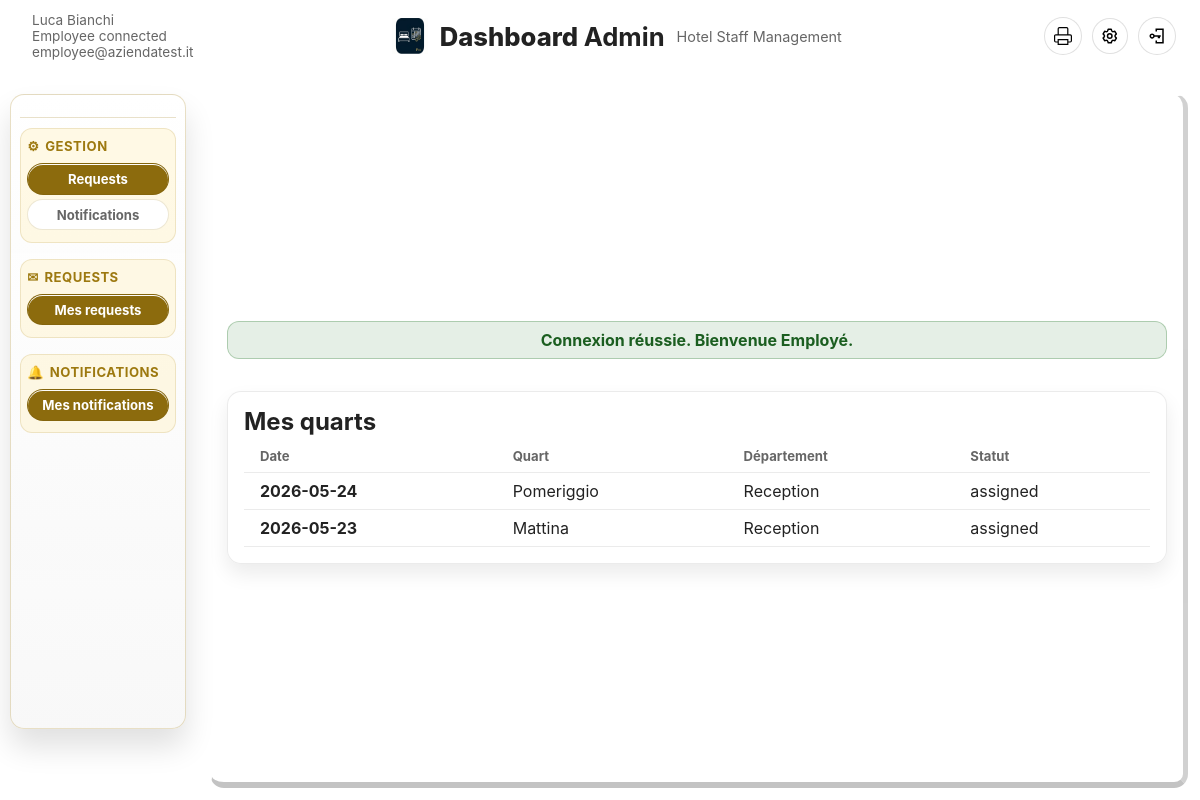
Screenshot of /?route=dashboard (signed in) with the database file from the repository.
### tables this page shows
CREATE TABLE users (
  id INT AUTO_INCREMENT PRIMARY KEY,
  department_id INT NULL,
  first_name VARCHAR(80) NOT NULL,
  last_name VARCHAR(80) NOT NULL,
  email VARCHAR(120) NOT NULL UNIQUE,
  phone VARCHAR(30),
  password VARCHAR(255) NOT NULL,
  role ENUM('super_admin', 'admin', 'department_manager', 'employee') NOT NULL DEFAULT 'employee',
  status ENUM('active', 'inactive') NOT NULL DEFAULT 'active',
  created_at TIMESTAMP DEFAULT CURRENT_TIMESTAMP,
  updated_at TIMESTAMP DEFAULT CURRENT_TIMESTAMP ON UPDATE CURRENT_TIMESTAMP,
  CONSTRAINT fk_users_department
    FOREIGN KEY (department_id) REFERENCES departments(id)
    ON DELETE SET NULL
);

CREATE TABLE user_shifts (
  id INT AUTO_INCREMENT PRIMARY KEY,
  shift_id INT NOT NULL,
  user_id INT NOT NULL,
  work_date DATE NOT NULL,
  status ENUM('assigned', 'completed', 'cancelled', 'in_progress') NOT NULL DEFAULT 'assigned',
  notes TEXT,
  created_at TIMESTAMP DEFAULT CURRENT_TIMESTAMP,
  updated_at TIMESTAMP DEFAULT CURRENT_TIMESTAMP ON UPDATE CURRENT_TIMESTAMP,
  CONSTRAINT fk_user_shifts_shift
    FOREIGN KEY (shift_id) REFERENCES shifts(id)
    ON DELETE CASCADE,
  CONSTRAINT fk_user_shifts_user
    FOREIGN KEY (user_id) REFERENCES users(id)
    ON DELETE CASCADE
);

CREATE TABLE shifts (
  id INT AUTO_INCREMENT PRIMARY KEY,
  department_id INT NOT NULL,
  name VARCHAR(120) NOT NULL,
  description TEXT,
  start_time TIME NOT NULL,
  end_time TIME NOT NULL,
  created_at TIMESTAMP DEFAULT CURRENT_TIMESTAMP,
  updated_at TIMESTAMP DEFAULT CURRENT_TIMESTAMP ON UPDATE CURRENT_TIMESTAMP,
  CONSTRAINT fk_shifts_department
    FOREIGN KEY (department_id) REFERENCES departments(id)
    ON DELETE CASCADE
);

CREATE TABLE departments (
  id INT AUTO_INCREMENT PRIMARY KEY,
  company_id INT NOT NULL,
  name VARCHAR(120) NOT NULL,
  description TEXT,
  created_at TIMESTAMP DEFAULT CURRENT_TIMESTAMP,
  updated_at TIMESTAMP DEFAULT CURRENT_TIMESTAMP ON UPDATE CURRENT_TIMESTAMP,
  CONSTRAINT fk_departments_company
    FOREIGN KEY (company_id) REFERENCES companies(id)
    ON DELETE CASCADE
);

### backend/helpers.php (called while the page is built, shortened)
<?php
function appBasePath(): string
{
    $scriptDir = str_replace('\\', '/', dirname($_SERVER['SCRIPT_NAME'] ?? '/'));
    if ($scriptDir === '.' || $scriptDir === '/' || $scriptDir === '') {
        return '';
    }
    return rtrim($scriptDir, '/');
}
function appUrl(string $route, array $params = []): string
{
    $query = array_merge(['route' => $route], $params);
    $basePath = appBasePath();
    return ($basePath === '' ? '' : $basePath) . '/?' . http_build_query($query);
}
function e(mixed $value): string
{
    return htmlspecialchars((string) $value, ENT_QUOTES, 'UTF-8');
}
function currentUser(): ?array
{
    return $_SESSION['auth_user'] ?? null;
}

### backend/models/UserModel.php (called while the page is built, shortened)
<?php
class UserModel
{
    public function profileWithRelations(int $id): ?array
    {
        $statement = $this->pdo->prepare(
            'SELECT u.id, u.first_name, u.last_name, u.email, u.role, u.department_id,
                    d.name AS department_name, d.company_id, c.name AS company_name
             FROM users u
             LEFT JOIN departments d ON d.id = u.department_id
             LEFT JOIN companies c ON c.id = d.company_id
             WHERE u.id = :id
             LIMIT 1'
        );
        $statement->execute(['id' => $id]);
        $profile = $statement->fetch();
        return $profile ?: null;
    }
    public function employeeShifts(int $userId): array
    {
        $statement = $this->pdo->prepare(
            'SELECT us.id, us.work_date, us.status, s.name AS shift_name, s.start_time, s.end_time, d.name AS department_name
             FROM user_shifts us
             INNER JOIN shifts s ON s.id = us.shift_id
             INNER JOIN departments d ON d.id = s.department_id
             WHERE us.user_id = :user_id
             ORDER BY us.work_date DESC, us.id DESC
             LIMIT 10'
        );
        $statement->execute(['user_id' => $userId]);
        return $statement->fetchAll();
    }
    public function employeeRequests(int $userId): array
    {
        $statement = $this->pdo->prepare(
            'SELECT id, type, title, status, created_at
             FROM requests
             WHERE user_id = :user_id
               AND type <> :notification_type
             ORDER BY created_at DESC, id DESC
             LIMIT 10'
        );
        $statement->execute([
            'user_id' => $userId,
            'notification_type' => 'notification',
        ]);
        return $statement->fetchAll();
    }
    public function userNotifications(int $userId): array
    {
        $statement = $this->pdo->prepare(
            'SELECT id, type, title, message, status, created_at
             FROM requests
             WHERE user_id = :user_id
               AND type = :notification_type
             ORDER BY created_at DESC, id DESC
             LIMIT 20'
        );
        $statement->execute([
            'user_id' => $userId,
            'notification_type' => 'notification',
        ]);
        return $statement->fetchAll();
    }
}

### backend/controllers/DashboardController.php (called while the page is built, shortened)
<?php
require_once __DIR__ . '/../models/UserModel.php';
$pdo = getPDO();
$userModel = new UserModel($pdo);
$currentUser = currentUser();
$role = $currentUser['role'] ?? 'employee';
$profile = $userModel->profileWithRelations((int) $currentUser['id']) ?? [];
$moduleRows = [
    'company_directory' => [],
    'company_departments' => [],
    'company_requests' => [],
    'company_users' => [],
    'team' => [],
    'notifications' => [],
    'shifts' => [],
    'requests' => [],
    'attendances' => [],
    'documents' => [],
];
if ($role === 'employee') {
    $moduleRows['shifts'] = $userModel->employeeShifts((int) $currentUser['id']);
}
$moduleRows['requests'] = $userModel->employeeRequests((int) $currentUser['id']);
$moduleRows['notifications'] = $userModel->userNotifications((int) $currentUser['id']);

### public/views/admin/dashboard.php (the view, shortened to what this page needs)
<?php
$currentUser = currentUser();
$role = $currentUser['role'] ?? 'employee';
$moduleRows = $moduleRows ?? [];
?>
<div class="admin-shell dashboard-shell">
        <div class="dashboard-main">
            <?php if ($role === 'super_admin'): ?>
                <div class="admin-grid">
                    <section class="admin-card admin-stat">
                        <span class="admin-stat-value"><?php echo e($stats['users'] ?? 0); ?></span>
                        <span class="admin-stat-label">Utilisateurs</span>
                    </section>
                    <section class="admin-card admin-stat">
                        <span class="admin-stat-value"><?php echo e($stats['companies'] ?? 0); ?></span>
                        <span class="admin-stat-label">Entreprises</span>
                    </section>
                    <section class="admin-card admin-stat">
                        <span class="admin-stat-value"><?php echo e($stats['departments'] ?? 0); ?></span>
                        <span class="admin-stat-label">Départements</span>
                    </section>
                </div>
            <?php else: ?>
                <section class="admin-card">
                    <h2>Mes quarts</h2>
                    <div class="table-wrap">
                        <table class="admin-table">
                            <thead>
                                <tr>
                                    <th>Date</th>
                                    <th>Quart</th>
                                    <th>Département</th>
                                    <th>Statut</th>
                                </tr>
                            </thead>
                            <tbody>
                                <?php foreach (($moduleRows['shifts'] ?? []) as $shift): ?>
                                    <tr>
                                        <td><?php echo e($shift['work_date']); ?></td>
                                        <td><?php echo e($shift['shift_name']); ?></td>
                                        <td><?php echo e($shift['department_name']); ?></td>
                                        <td><?php echo e($shift['status']); ?></td>
                                    </tr>
                                <?php endforeach; ?>
                            </tbody>
                        </table>
                    </div>
                </section>
            <?php endif; ?>
    </div>
</div>

### app/layout/header.php (shortened to what this page needs)
<?php
$currentUser = currentUser();
$basePath = $basePath ?? (function () {
    $scriptDir = str_replace('\\', '/', dirname($_SERVER['SCRIPT_NAME'] ?? '/'));
    return $scriptDir === '/' ? '' : rtrim($scriptDir, '/');
})();
?>
<header class="admin-header">
    <nav class="admin-navbar" aria-label="Navigation principale">
        <div class="admin-navbar-inner">
            <div class="admin-navbar-section admin-navbar-left">
                <?php if ($currentUser !== null): ?>
                <div class="hotel-meta">
                    <div class="hotel-submeta">
                        <span class="employee-name"><?php echo e(($currentUser['first_name'] ?? '') . ' ' . ($currentUser['last_name'] ?? '')); ?></span>
                        <span class="employee-role"><?php echo e(ucfirst($currentUser['role'] ?? 'employee')); ?> connected</span>
                        <span class="employee-email"><?php echo e($currentUser['email'] ?? 'employee@example.com'); ?></span>
                    </div>
                </div>
                <?php endif; ?>
            </div>
            <div class="admin-navbar-section admin-navbar-center">
                <div class="admin-brand-large">
                    <img src="<?php echo $basePath; ?>/assets/icons/IconaStaffeasePro.jpg" alt="StaffEase Pro" class="admin-brand-icon">
                    <div class="admin-brand-text">Dashboard <strong>Admin</strong></div>
                    <div class="admin-brand-sub">Hotel Staff Management</div>
                </div>
            </div>
            <div class="admin-navbar-section admin-navbar-right">
                <div class="icon-group" role="toolbar" aria-label="Actions rapides">
                    <?php if ($currentUser !== null): ?>
                        <a href="#" class="icon-btn" title="Imprimer">
                            <img src="<?php echo $basePath; ?>/assets/icons/print-outline.svg" alt="print" class="nav-icon">
                        </a>
                        <button type="button" class="icon-btn" title="Paramètres" data-modal-target="modal-settings">
                            <img src="<?php echo $basePath; ?>/assets/icons/setting.svg" alt="settings" class="nav-icon">
                        </button>
                        <a href="<?php echo appUrl('logout'); ?>" class="icon-btn" title="Déconnexion">
                            <img src="<?php echo $basePath; ?>/assets/icons/log-in.svg" alt="logout" class="nav-icon">
                        </a>
                    <?php else: ?>
                        <a href="<?php echo appUrl('login'); ?>" class="icon-btn" title="Connexion">
                            <img src="<?php echo $basePath; ?>/assets/icons/log-in.svg" alt="login" class="nav-icon">
                        </a>
                    <?php endif; ?>
                </div>
            </div>
        </div>
    </nav>
</header>

### assets/css/variables.css (style rules this page uses)
:root { --color-primary: #9D7910; --color-primary-light: #d2aa2d; --color-primary-dark: #8c6b0d; --color-secondary: #111; --color-text: #222; --color-text-light: #666; --color-text-lighter: #9d9d9d; --color-bg: #ffffff; --color-bg-light: rgba(255, 255, 255, 0.96); --color-bg-card: rgba(255, 255, 255, 0.98); --color-border: rgba(0, 0, 0, 0.16); --color-border-light: rgba(0, 0, 0, 0.08); --color-success-bg: rgba(46, 125, 50, 0.12); --color-success-border: rgba(46, 125, 50, 0.30); --color-success-text: #1b5e20; --color-error-bg: rgba(198, 40, 40, 0.10); --color-error-border: rgba(198, 40, 40, 0.28); --color-error-text: #8e1d1d; --color-badge-bg: rgba(157, 121, 16, 0.15); --color-badge-text: #7a5d0c; --font-primary: -apple-system, BlinkMacSystemFont, 'Segoe UI', Roboto, 'Helvetica Neue', Arial, sans-serif; --font-size-xs: 0.75rem; --font-size-sm: 0.82rem; --font-size-base: 1rem; --font-size-lg: 1.35rem; --font-size-xl: 1.6rem; --font-size-2xl: 2rem; --font-weight-light: 300; --font-weight-normal: 400; --font-weight-bold: 700; --font-weight-extra-bold: 800; --border-radius-sm: 8px; --border-radius-md: 12px; --border-radius-lg: 14px; --border-radius-xl: 16px; --border-radius-full: 999px; --box-shadow-sm: 0 4px 8px rgba(0, 0, 0, 0.08); --box-shadow-md: 0 10px 20px rgba(0, 0, 0, 0.08); --box-shadow-lg: 0 20px 34px rgba(0, 0, 0, 0.20); --box-shadow-xl: 0 30px 50px rgba(0, 0, 0, 0.35); --spacing-xs: 0.25rem; --spacing-sm: 0.5rem; --spacing-md: 1rem; --spacing-lg: 1.5rem; --spacing-xl: 2rem; }

### assets/css/base.css (style rules this page uses)
html, body { height: 100%; margin: 0; overflow: hidden; }
body { background-image: url('../images/background-light.jpg'); background-size: cover; background-repeat: no-repeat; background-position: center center; background-attachment: fixed; font-family: var(--font-primary); color: var(--color-text); }
h1, h2, h3, h4, h5, h6 { margin: 0; line-height: 1.2; color: var(--color-primary); }
a { text-decoration: none; color: inherit; }
button { cursor: pointer; font-family: inherit; }
img { max-width: 100%; height: auto; display: block; }

### assets/css/layout.css (style rules this page uses)
.content > * { position: relative; z-index: 1; text-align: center; max-width: 100%; }

### assets/css/navbar.css (style rules this page uses)
.icon-group { display: inline-flex; align-items: center; gap: 8px; padding: 4px; border-radius: var(--border-radius-full); background: var(--color-bg); box-shadow: inset 0 1px 0 rgba(255, 255, 255, 0.98), 0 4px 10px var(--color-shadow-light); }
.icon-btn { width: 36px; height: 36px; border-radius: var(--border-radius-full); display: inline-flex; align-items: center; justify-content: center; text-decoration: none; background: var(--color-bg); border: 1px solid rgba(0, 0, 0, 0.12); box-shadow: inset 0 1px 0 rgba(255, 255, 255, 1), 0 4px 8px var(--color-shadow-light); transition: transform 0.2s ease, box-shadow 0.2s ease, border-color 0.2s ease; }
.nav-icon { width: 18px; height: 18px; display: block; }
.admin-navbar-inner { display: flex; align-items: center; justify-content: space-between; gap: 16px; padding: 12px 20px; }
.admin-navbar-section { display: flex; align-items: center; gap: 12px; }
.hotel-submeta { display: flex; flex-direction: column; font-size: 0.85rem; color: var(--color-text-light); }
.admin-navbar-center { flex: 1 1 auto; display: flex; justify-content: center; }
.admin-brand-large { display: flex; align-items: center; gap: 12px; }
.admin-brand-icon { width: 36px; height: 36px; }
.admin-brand-text { font-size: 1.6rem; font-weight: 800; color: var(--color-text); }
.admin-brand-sub { font-size: 0.9rem; color: var(--color-text-light); }
.admin-navbar-right .icon-group { gap: 10px; }

### assets/css/admin.css (style rules this page uses)
.admin-shell { width: 100%; display: grid; gap: var(--spacing-md); }
.admin-hero h1, .admin-card h2 { margin-top: 0; margin-bottom: var(--spacing-xs); }
.admin-card { width: 100%; padding: var(--spacing-md); border-radius: var(--border-radius-lg); background: var(--color-bg-card); border: 1px solid var(--color-border-light); box-shadow: var(--box-shadow-md); box-sizing: border-box; text-align: left; }
.table-wrap { width: 100%; overflow: auto; }
.admin-table { width: 100%; border-collapse: collapse; min-width: 900px; }
.admin-table th, .admin-table td { padding: var(--spacing-sm) var(--spacing-md); border-bottom: 1px solid var(--color-border-light); vertical-align: middle; }
.admin-table th { text-align: left; font-size: var(--font-size-sm); color: var(--color-text-light); }

### rows the page displays
users: first_name+last_name "Luca Bianchi", role "Employee", email "employee@aziendatest.it"
user_shifts: work_date "2026-05-24", shift.name "Pomeriggio", departments.name "Reception", status "assigned"
user_shifts: work_date "2026-05-23", shift.name "Mattina", departments.name "Reception", status "assigned"

### other values shown
$section['icon'] "⚙"
$section['title'] "GESTION"
$button['label'] "Requests"
$button['label'] "Notifications"
$section['icon'] "✉"
$section['title'] "REQUESTS"
$button['label'] "Mes requests"
$section['icon'] "🔔"
$section['title'] "NOTIFICATIONS"
$button['label'] "Mes notifications"
$flashSuccess "Connexion réussie. Bienvenue Employé."
